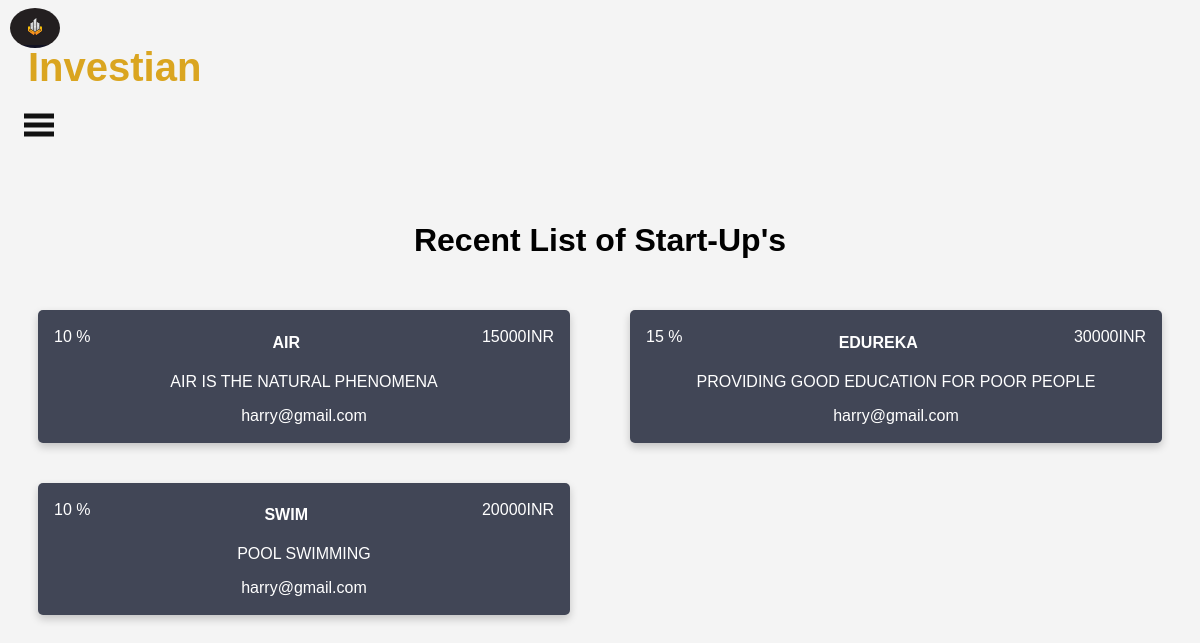
The page /sponsordash.php on the database its author committed.
### tables this page shows
CREATE TABLE `enter` (
  `email` text NOT NULL,
  `startupname` text NOT NULL,
  `abstract` text NOT NULL,
  `share` int(11) NOT NULL,
  `amount` int(11) NOT NULL,
  `goals` text NOT NULL,
  `address` text NOT NULL,
  `stakeholder` text NOT NULL,
  `stakeholderdet` text NOT NULL
);

### functions.php (called while the page is built, shortened)
<?php
    function fetchAll($query){
        $con = new PDO(DBINFO, DBUSER, DBPASS);
        $stmt = $con->query($query);
        return $stmt->fetchAll();
    }
?>

### sponsordash.php (the view, shortened to what this page needs)
<?php
    include("functions.php");
?>
<html>
	<head>
	<img class="in"src="../iii/images/favicons.png"/>
          <div class="absolute">
          <h1>Investian</h1>
          </div>
	</head>
	<body>
    	<nav style="position:relative; top:-50px;" class="navbar">
	    <span class="open-slide">
	      <a href="#" onclick="openSlideMenu()">
	        <svg width="30" height="30">
	            <path d="M0,5 30,5" stroke="#111" stroke-width="5"/>
	            <path d="M0,14 30,14" stroke="#111" stroke-width="5"/>
	            <path d="M0,23 30,23" stroke="#111" stroke-width="5"/>
	        </svg>
	      </a>
	    </span>
	  </nav>
	  <br>
	  <br>
      <br>
      <h1 align="center">Recent List of Start-Up's</h1>
      <?php
            $query = "select * from `enter`    ";
            if(count(fetchAll($query))>0){
                foreach(fetchAll($query) as $row){
                    ?>
            <div id="req">
                        <div class="row">
                            <div class="column">
                            <div class="card">
                                <p id="pleft"><?php echo $row['share'] ?> %</p>
                                <p id="ptag"><?php echo $row['amount'] ?>INR</p>
                                <h4><b><?php echo $row['startupname'] ?></b></h4>
                                <p><?php echo $row['abstract'] ?></p>
                                <p><?php echo $row['email'] ?></p>
                            </div>
                            </div>
                        </div>
                    </div>
                <?php
                        }
                    }else{
                        echo "No Previous Records ";
                    }
                ?>
	</body>
</html>

### sponsordash.php (style rules this page uses)
div.absolute { color: goldenrod; position: relative; font-size: 20px; top:-30px; left:20px; }
img.in { position: relative; border-radius: 100%; height:90px; width: 90px; left:4px; top:0px; }
body { background: url("https://imagekit.io/static/img/newPages/homepage-wave-bg.svg"); font-family:"Arial", Serif; background-color:#f4f4f4; overflow-x:hidden; }
.navbar a { float:left; display:block; color:#f2f2f2; text-align:center; padding:14px 16px; text-decoration:none; font-size:17px; }
.column { float: left; width: 50%; height: 22%; border-radius: 5px; }
.card { box-shadow: 0 4px 8px 0 rgba(0, 0, 0, 0.2); padding: 2px 16px; text-align: center; background-color: #414656; border-radius: 5px; margin: 30px; }
h4 , p { color: white; }
#ptag { float: right; }
#pleft { float: left; }
img.in { display: inline; border-radius:100%; height: 40px; width: 50px; margin-left:-2px ; }

### rows shown on the page
enter: share "10", amount "15000", startupname "AIR", abstract "AIR IS THE NATURAL PHENOMENA", email "harry@gmail.com"
enter: share "15", amount "30000", startupname "EDUREKA", abstract "PROVIDING GOOD EDUCATION FOR POOR PEOPLE", email "harry@gmail.com"
enter: share "10", amount "20000", startupname "SWIM", abstract "POOL SWIMMING", email "harry@gmail.com"
